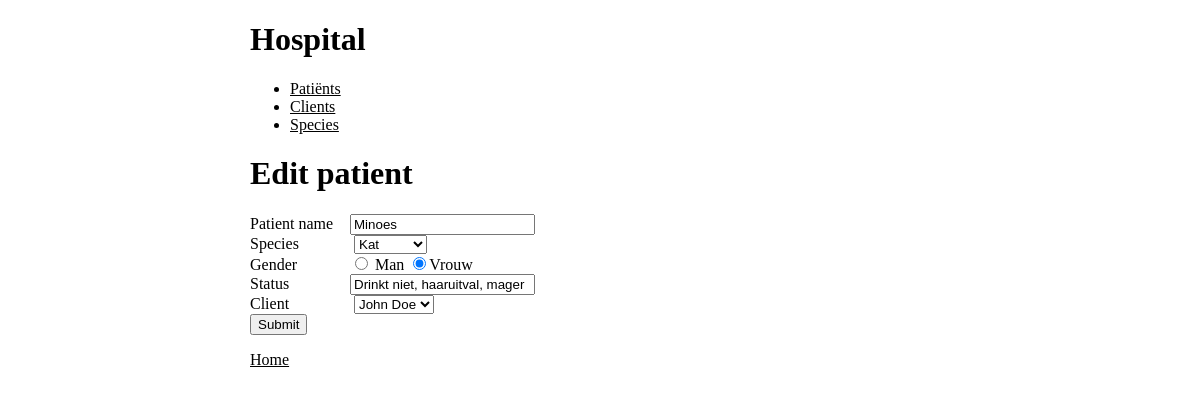
Page /patients/edit/2 on the committed database.
### tables this page shows
CREATE TABLE IF NOT EXISTS `patients` (
  `patient_id` int(11) NOT NULL,
  `patient_name` varchar(50) DEFAULT NULL,
  `species_id` int(11) NOT NULL,
  `client_id` int(11) NOT NULL,
  `patient_status` text,
  `patient_gender` text NOT NULL
);

CREATE TABLE IF NOT EXISTS `species` (
  `species_id` int(11) NOT NULL,
  `species_description` varchar(50) DEFAULT NULL
);

CREATE TABLE IF NOT EXISTS `clients` (
  `client_id` int(11) NOT NULL,
  `client_firstname` varchar(50) DEFAULT NULL,
  `client_lastname` varchar(50) DEFAULT NULL
);

### core/core.php (called while the page is built, shortened)
<?php
function render($filename, $data = null)
{
	require(ROOT . 'core/templates/header.php');
	require(ROOT . 'view/' . $filename . '.php');
	require(ROOT . 'core/templates/footer.php');
}

### controller/PatientsController.php (called while the page is built, shortened)
<?php
require(ROOT . 'model/PatientsModel.php');
require(ROOT . 'model/SpeciesModel.php');
require(ROOT . 'model/ClientsModel.php');
function edit($id) {
	render('patients/edit', array(
		'species' => getAllSpecies(),
		'clients' => getAllClients(),
		'patient' => getPatient($id)
		));
}

### public/index.php (called while the page is built, shortened)
<?php
require(ROOT . "core/core.php");
route();

### model/PatientsModel.php (called while the page is built, shortened)
<?php
function getPatient($id) {
	$db = openDatabaseConnection();
	$sql = "SELECT * FROM patients WHERE patient_id = :id";
	$query = $db->prepare($sql);
	$query->execute(array(
		':id' => $id));
	return $query->fetch();
}

### model/SpeciesModel.php (called while the page is built, shortened)
<?php
function getAllSpecies() {
	$db = openDatabaseConnection();
	$sql = "SELECT * FROM species";
	$query = $db->prepare($sql);
	$query->execute();
	return $query->fetchAll();
}

### model/ClientsModel.php (called while the page is built, shortened)
<?php
function getAllClients() {
	$db = openDatabaseConnection();
	$sql = "SELECT * FROM clients";
	$query = $db->prepare($sql);
	$query->execute();
	return $query->fetchAll();
}

### view/patients/edit.php (the view, shortened to what this page needs)
<h1>Edit patient</h1>
<form action="<?= URL ?>patients/editSave" method="post">
	<label>Patient name</label><input type="text" name="Name" value="<?= $patient['patient_name'] ?>"><br>
	<label>Species</label>
	<select name="specie">
		<?php foreach ($species as $specie) { ?>
			<option value="<?= $specie['species_id'] ?>" <?php if ($patient['species_id'] == $specie['species_id']) { echo 'selected'; } ?>><?= $specie['species_description'] ?></option>
		<?php } ?>
	</select><br>
	<label>Gender</label><input type="radio" name="gender" value="Man" <?php if ($patient['patient_gender'] == 'male'){ echo 'checked'; } ?>> Man
	<input type="radio" name="gender" value="Vrouw" <?php if ($patient['patient_gender'] == 'female'){ echo 'checked'; } ?>>Vrouw<br>
	<label>Status</label><input type="text" name="Status" value="<?= $patient['patient_status'] ?>"><br>
	<label>Client</label>
	<select name="client">
	<?php foreach ($clients as $client) { ?>
		<option value="<?= $client['client_id'] ?>" <?php if ($patient['client_id'] == $client['client_id']) { echo 'selected'; } ?>><?= $client['client_firstname'] . ' ' . $client['client_lastname'] ?></option>
	<?php } ?>
	</select><br>
	<input type="submit" value="Submit">
</form>

### public/css/style.css (style rules this page uses)
body { margin : 0 auto; width : 700px; }
label { display : inline-block; width : 100px; }

### rows in the picture
patients: Name "Minoes", specie "Kat", patient_gender "☑", Status "Drinkt niet, haaruitval, mager", client "John Doe"
